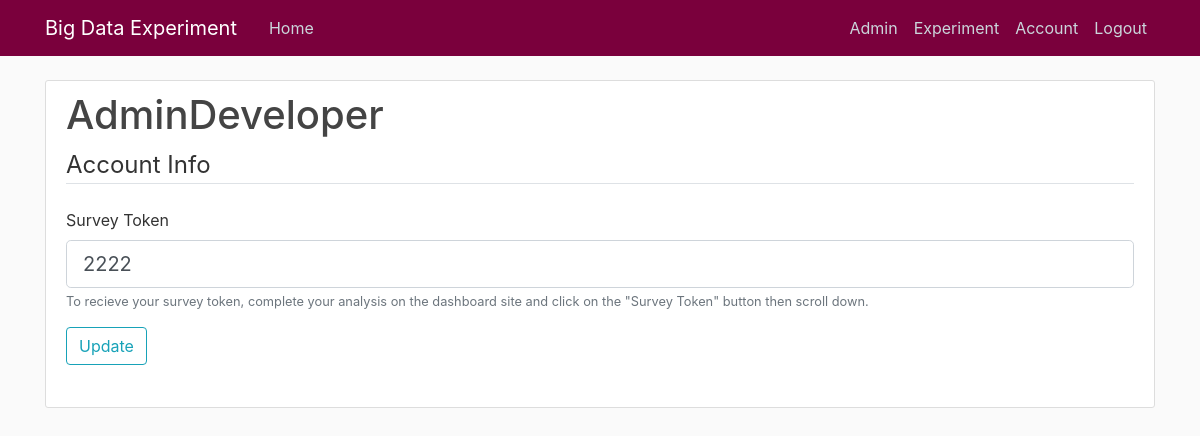
The page /account (signed in) on the database as committed earlier.
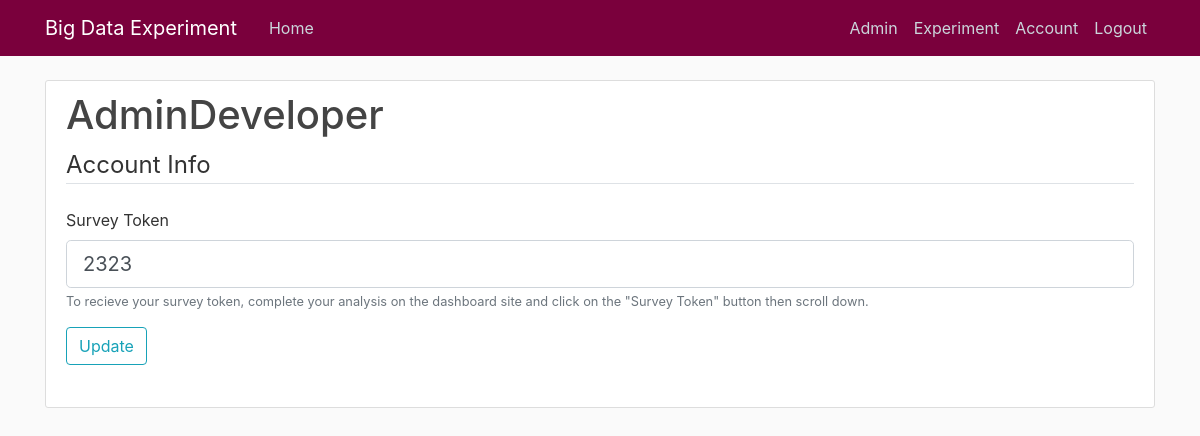
The same page on the database as committed later.
### flaskapp/models.py (models this page shows, shortened)
class User(db.Model, UserMixin):
    id = db.Column(db.Integer, primary_key =True)
    username = db.Column(db.String(25), unique=True, nullable=False)
    survey_type = db.Column(db.Integer, nullable=False, default=random.randint(0,1))
    survey_token = db.Column(db.String(8), nullable=False, default=0)
    survey_cheat = db.Column(db.Boolean, nullable=False, default=False)
    survey_clicks = db.Column(db.Integer, nullable=False, default=0)

### flaskapp/users/routes.py (the view)
@users.route("/account", methods=["GET", "POST"])
@login_required # Ensures that in order to access this page, you need to login
def account():
    form = UpdateAccountForm()
    if form.survey_token.data:
        sols = AlgorithmSolutions()
        current_user.username = current_user.username
        current_user.survey_token = form.survey_token.data
        current_user.survey_cheat = sols.is_cheating(current_user.survey_token)
        current_user.survey_clicks = sols.num_clicks(current_user.survey_token, current_user.survey_cheat)
        db.session.commit()
        flash("Updated!", "success")
        return redirect(url_for("main.home"))
    elif request.method == "GET":
        form.survey_token.data = current_user.survey_token
    return render_template("account.html", title="Account", form=form)

### flaskapp/users/forms.py
class UpdateAccountForm(FlaskForm):
    username = StringField("Username", validators=[DataRequired(), Length(min=2, max=25)])
    survey_token = StringField('Survey Token', validators=[DataRequired()])
    submit = SubmitField("Update")

### flaskapp/models.py (called while the page is built)
@login_manager.user_loader
def load_user(user_id):
    return User.query.get(int(user_id))

### flaskapp/templates/account.html (shortened to what this page needs)
{% extends "layout.html" %}
{% block content %}
    <div class="content-section">
        <h2 class="account-heading">{{ current_user.username }} </h2>
        <form method="POST" action="">
                <fieldset class="form-group">
                    <legend class="border-bottom mb-4">Account Info</legend>
                    <div class="form-group">
                        {{ form.survey_token.label(class="form-control-label") }}
                        {% if form.survey_token.errors %}
                            {{ form.survey_token(class="form-control form-control-lg is-invalid") }}
                            <div class="invalid-feedback">
                                {% for error in form.survey_token.errors %}
                                    <span>{{ error }}</span>
                                {% endfor %}
                            </div>
                        {% else %}
                            {{ form.survey_token(class="form-control form-control-lg") }}
                        {% endif %}
                        <small id="surveyTokenKey" class="form-text text-muted">To recieve your survey token, complete your analysis on the dashboard site and click on the "Survey Token" button then scroll down.</small>
                    </div>
                    <div class="form-group">
                        {{ form.submit(class="btn btn-outline-info") }}
                    </div>
                </fieldset>
        </form>
    </div>
{% endblock content %}

Rows that differ between the two databases and show on the page:
changed User "AdminDeveloper": survey_token "2222" → "2323"
